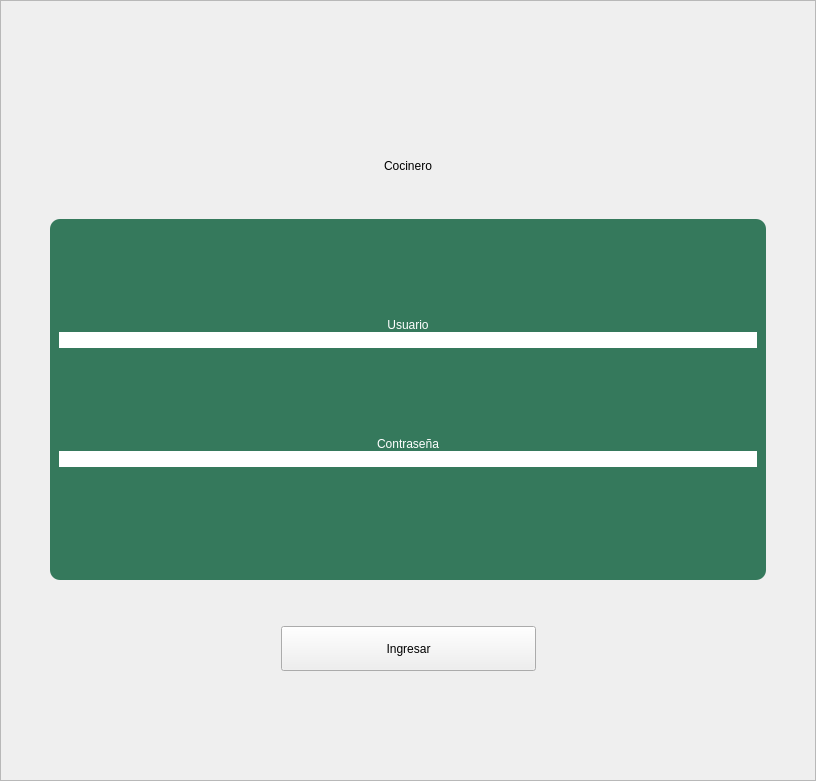
         <widget class="QWidget" name="pgLoginCocinero">
          <layout class="QVBoxLayout" name="verticalLayout_14">
           <property name="spacing">
            <number>0</number>
           </property>
           <property name="leftMargin">
            <number>0</number>
           </property>
           <property name="topMargin">
            <number>0</number>
           </property>
           <property name="rightMargin">
            <number>0</number>
           </property>
           <property name="bottomMargin">
            <number>0</number>
           </property>
           <item>
            <widget class="QFrame" name="frame_6">
             <property name="frameShape">
              <enum>QFrame::StyledPanel</enum>
             </property>
             <property name="frameShadow">
              <enum>QFrame::Raised</enum>
             </property>
             <layout class="QVBoxLayout" name="verticalLayout_12">
              <item>
               <layout class="QHBoxLayout" name="horizontalLayout_14">
                <item>
                 <spacer name="horizontalSpacer_26">
                  <property name="orientation">
                   <enum>Qt::Horizontal</enum>
                  </property>
                  <property name="sizeHint" stdset="0">
                   <size>
                    <width>40</width>
                    <height>20</height>
                   </size>
                  </property>
                 </spacer>
                </item>
                <item>
                 <widget class="QLabel" name="label_17">
                  <property name="minimumSize">
                   <size>
                    <width>180</width>
                    <height>143</height>
                   </size>
                  </property>
                  <property name="maximumSize">
                   <size>
                    <width>180</width>
                    <height>143</height>
                   </size>
                  </property>
                  <property name="text">
                   <string/>
                  </property>
                  <property name="pixmap">
                   <pixmap>Imagenes/cocinero.png</pixmap>
                  </property>
                  <property name="scaledContents">
                   <bool>true</bool>
                  </property>
                 </widget>
                </item>
                <item>
                 <spacer name="horizontalSpacer_27">
                  <property name="orientation">
                   <enum>Qt::Horizontal</enum>
                  </property>
                  <property name="sizeHint" stdset="0">
                   <size>
                    <width>40</width>
                    <height>20</height>
                   </size>
                  </property>
                 </spacer>
                </item>
               </layout>
              </item>
              <item>
               <widget class="QLabel" name="label_18">
                <property name="styleSheet">
                 <string notr="true">font: 87 40px &quot;Arial Black&quot;;</string>
                </property>
                <property name="text">
                 <string>Cocinero</string>
                </property>
                <property name="alignment">
                 <set>Qt::AlignCenter</set>
                </property>
               </widget>
              </item>
              <item>
               <spacer name="verticalSpacer_21">
                <property name="orientation">
                 <enum>Qt::Vertical</enum>
                </property>
                <property name="sizeHint" stdset="0">
                 <size>
                  <width>20</width>
                  <height>40</height>
                 </size>
                </property>
               </spacer>
              </item>
              <item>
               <layout class="QHBoxLayout" name="horizontalLayout_15">
                <item>
                 <spacer name="horizontalSpacer_28">
                  <property name="orientation">
                   <enum>Qt::Horizontal</enum>
                  </property>
                  <property name="sizeHint" stdset="0">
                   <size>
                    <width>40</width>
                    <height>20</height>
                   </size>
                  </property>
                 </spacer>
                </item>
                <item>
                 <widget class="QFrame" name="frame_7">
                  <property name="minimumSize">
                   <size>
                    <width>716</width>
                    <height>361</height>
                   </size>
                  </property>
                  <property name="maximumSize">
                   <size>
                    <width>716</width>
                    <height>361</height>
                   </size>
                  </property>
                  <property name="styleSheet">
                   <string notr="true">background-color: #35795c;
font: 87 17pt &quot;Arial Black&quot;;
color: rgb(255, 255, 255);
border-radius:10px;</string>
                  </property>
                  <property name="frameShape">
                   <enum>QFrame::StyledPanel</enum>
                  </property>
                  <property name="frameShadow">
                   <enum>QFrame::Raised</enum>
                  </property>
                  <layout class="QVBoxLayout" name="verticalLayout_13">
                   <property name="spacing">
                    <number>0</number>
                   </property>
                   <item>
                    <spacer name="verticalSpacer_22">
                     <property name="orientation">
                      <enum>Qt::Vertical</enum>
                     </property>
                     <property name="sizeHint" stdset="0">
                      <size>
                       <width>20</width>
                       <height>40</height>
                      </size>
                     </property>
                    </spacer>
                   </item>
                   <item>
                    <widget class="QLabel" name="label_19">
                     <property name="text">
                      <string>Usuario</string>
                     </property>
                     <property name="alignment">
                      <set>Qt::AlignCenter</set>
                     </property>
                    </widget>
                   </item>
                   <item>
                    <widget class="QLineEdit" name="usuarioCocinero">
                     <property name="styleSheet">
                      <string notr="true">background-color: rgb(255, 255, 255);
color: rgb(0, 0, 0);</string>
                     </property>
                    </widget>
                   </item>
                   <item>
                    <spacer name="verticalSpacer_23">
                     <property name="orientation">
                      <enum>Qt::Vertical</enum>
                     </property>
                     <property name="sizeHint" stdset="0">
                      <size>
                       <width>20</width>
                       <height>20</height>
                      </size>
                     </property>
                    </spacer>
                   </item>
                   <item>
                    <widget class="QLabel" name="label_20">
                     <property name="text">
                      <string>Contraseña</string>
                     </property>
                     <property name="alignment">
                      <set>Qt::AlignCenter</set>
                     </property>
                    </widget>
                   </item>
                   <item>
                    <widget class="QLineEdit" name="contrasenaCocinero">
                     <property name="styleSheet">
                      <string notr="true">background-color: rgb(255, 255, 255);
color: rgb(0, 0, 0);</string>
                     </property>
                     <property name="text">
                      <string/>
                     </property>
                    </widget>
                   </item>
                   <item>
                    <spacer name="verticalSpacer_24">
                     <property name="orientation">
                      <enum>Qt::Vertical</enum>
                     </property>
                     <property name="sizeHint" stdset="0">
                      <size>
                       <width>20</width>
                       <height>40</height>
                      </size>
                     </property>
                    </spacer>
                   </item>
                   <item>
                    <widget class="QLabel" name="labelInfoLgCocinero">
                     <property name="minimumSize">
                      <size>
                       <width>100</width>
                       <height>0</height>
                      </size>
                     </property>
                     <property name="styleSheet">
                      <string notr="true">font: 87 14pt &quot;Arial Black&quot;;</string>
                     </property>
                     <property name="text">
                      <string/>
                     </property>
                     <property name="alignment">
                      <set>Qt::AlignCenter</set>
                     </property>
                    </widget>
                   </item>
                  </layout>
                 </widget>
                </item>
                <item>
                 <spacer name="horizontalSpacer_29">
                  <property name="orientation">
                   <enum>Qt::Horizontal</enum>
                  </property>
                  <property name="sizeHint" stdset="0">
                   <size>
                    <width>40</width>
                    <height>20</height>
                   </size>
                  </property>
                 </spacer>
                </item>
               </layout>
              </item>
              <item>
               <spacer name="verticalSpacer_25">
                <property name="orientation">
                 <enum>Qt::Vertical</enum>
                </property>
                <property name="sizeHint" stdset="0">
                 <size>
                  <width>20</width>
                  <height>40</height>
                 </size>
                </property>
               </spacer>
              </item>
              <item>
               <layout class="QHBoxLayout" name="horizontalLayout_16">
                <item>
                 <spacer name="horizontalSpacer_30">
                  <property name="orientation">
                   <enum>Qt::Horizontal</enum>
                  </property>
                  <property name="sizeHint" stdset="0">
                   <size>
                    <width>40</width>
                    <height>20</height>
                   </size>
                  </property>
                 </spacer>
                </item>
                <item>
                 <widget class="QPushButton" name="btnIngresarCocinero">
                  <property name="minimumSize">
                   <size>
                    <width>255</width>
                    <height>45</height>
                   </size>
                  </property>
                  <property name="maximumSize">
                   <size>
                    <width>255</width>
                    <height>45</height>
                   </size>
                  </property>
                  <property name="text">
                   <string>Ingresar</string>
                  </property>
                 </widget>
                </item>
                <item>
                 <spacer name="horizontalSpacer_31">
                  <property name="orientation">
                   <enum>Qt::Horizontal</enum>
                  </property>
                  <property name="sizeHint" stdset="0">
                   <size>
                    <width>40</width>
                    <height>20</height>
                   </size>
                  </property>
                 </spacer>
                </item>
               </layout>
              </item>
              <item>
               <spacer name="verticalSpacer_26">
                <property name="orientation">
                 <enum>Qt::Vertical</enum>
                </property>
                <property name="sizeHint" stdset="0">
                 <size>
                  <width>20</width>
                  <height>100</height>
                 </size>
                </property>
               </spacer>
              </item>
             </layout>
            </widget>
           </item>
          </layout>
         </widget>
